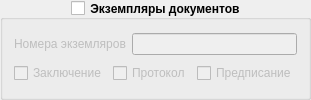
         <widget class="QGroupBox" name="groupBox_main_instance">
          <property name="font">
           <font>
            <pointsize>9</pointsize>
            <weight>75</weight>
            <bold>true</bold>
           </font>
          </property>
          <property name="title">
           <string>Экземпляры документов</string>
          </property>
          <property name="alignment">
           <set>Qt::AlignCenter</set>
          </property>
          <property name="flat">
           <bool>false</bool>
          </property>
          <property name="checkable">
           <bool>true</bool>
          </property>
          <property name="checked">
           <bool>false</bool>
          </property>
          <layout class="QGridLayout" name="gridLayout_5">
           <item row="0" column="1">
            <widget class="QLineEdit" name="lineEdit_main_number_instance">
             <property name="font">
              <font>
               <pointsize>9</pointsize>
               <weight>50</weight>
               <bold>false</bold>
              </font>
             </property>
            </widget>
           </item>
           <item row="0" column="0">
            <widget class="QLabel" name="label_number_instance">
             <property name="font">
              <font>
               <pointsize>9</pointsize>
               <weight>50</weight>
               <bold>false</bold>
              </font>
             </property>
             <property name="text">
              <string>Номера экземляров</string>
             </property>
            </widget>
           </item>
           <item row="1" column="0" colspan="2">
            <layout class="QHBoxLayout" name="horizontalLayout">
             <item>
              <widget class="QCheckBox" name="checkBox_main_conclusion_instance">
               <property name="font">
                <font>
                 <pointsize>9</pointsize>
                 <weight>50</weight>
                 <bold>false</bold>
                </font>
               </property>
               <property name="text">
                <string>Заключение</string>
               </property>
              </widget>
             </item>
             <item>
              <widget class="QCheckBox" name="checkBox_main_protocol_instance">
               <property name="font">
                <font>
                 <pointsize>9</pointsize>
                 <weight>50</weight>
                 <bold>false</bold>
                </font>
               </property>
               <property name="text">
                <string>Протокол</string>
               </property>
              </widget>
             </item>
             <item>
              <widget class="QCheckBox" name="checkBox_main_prescription_instance">
               <property name="font">
                <font>
                 <pointsize>9</pointsize>
                 <weight>50</weight>
                 <bold>false</bold>
                </font>
               </property>
               <property name="text">
                <string>Предписание</string>
               </property>
              </widget>
             </item>
            </layout>
           </item>
          </layout>
         </widget>
